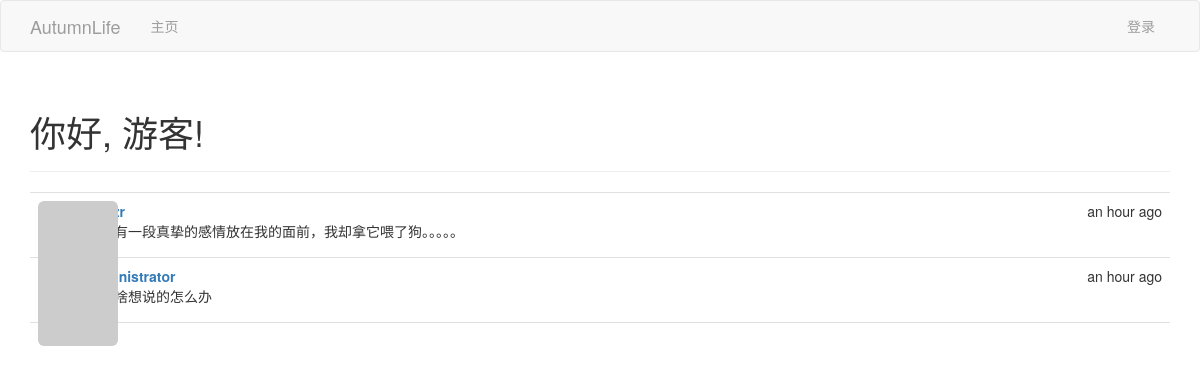
The page / on the database its author committed.
### app/models.py (models this page shows, shortened)
class Post(db.Model):
    __tablename__='posts'
    id = db.Column(db.Integer, primary_key=True)
    body = db.Column(db.Text)
    timestamp = db.Column(db.DateTime, index=True, default=datetime.now)
    author_id = db.Column(db.Integer, db.ForeignKey('users.id'))

class User(UserMixin, db.Model):
    __tablename__ = 'users'
    id = db.Column(db.Integer, primary_key=True)
    email = db.Column(db.String(64), unique=True, index=True)
    username = db.Column(db.String(64), unique=True, index=True)
    role_id = db.Column(db.Integer, db.ForeignKey('roles.id'))
    sex = db.Column(db.Integer, default=1)
    password_hash = db.Column(db.String(128))
    confirmed = db.Column(db.Boolean, default=False)
    name = db.Column(db.String(64))
    location = db.Column(db.String(64))  # 所在地
    about_me = db.Column(db.Text())  # 自我介绍
    member_since = db.Column(db.DateTime(),  default=datetime.now) # 注册日期
    last_seen = db.Column(db.DateTime(), default=datetime.now)  # 最后访问日期
    avatar_hash = db.Column(db.String(32))
    posts = db.relationship('Post', backref='author', lazy='dynamic')
    @property
    def password(self):     # 试图读取password的值将会报错
        raise AttributeError('password is not a readable attribute')
    def gravatar(self, size=100, default='identicon', rating='g'):
        if request.is_secure:
            url = 'https://secure.gravatar.com/avatar'
        else:
            url = 'http://www.gravatar.com/avatar'
        hhash = self.avatar_hash or hashlib.md5(self.email.encode('utf-8')).hexdigest()
        return '{url}/{hhash}?s={size}&d={default}&r={rating}'.format(
            url=url, hhash=hhash, size=size, default=default, rating=rating
        )

### app/main/views.py (the view)
@main.route('/', methods=['GET', 'POST'])
def index():
    form = PostForm()
    if current_user.can(Permission.WRITE_ARTICLE) and form.validate_on_submit and request.method == 'POST':
        post = Post(body=form.body.data,
                    author=current_user._get_current_object())
        db.session.add(post)
        db.session.commit()
        return redirect(url_for('.index'))
    posts = Post.query.order_by(Post.timestamp.desc()).all()
    return render_template('index.html', form=form, posts=posts)

### app/auth/views.py (called while the page is built)
@auth.before_app_request
def before_request():
    if current_user.is_authenticated:
        current_user.ping()
        if not current_user.confirmed \
                and request.endpoint[:5] != 'auth.' \
                and request.endpoint != 'static':
            return redirect(url_for('auth.unconfirmed'))

### app/main/__init__.py (called while the page is built)
@main.app_context_processor
def inject_permissions():
    return dict(Permission=Permission)

### app/models.py (called while the page is built)
    def can(self, permissions):
        return False

### app/templates/index.html (shortened to what this page needs)
{% extends "base.html" %}
{% import "bootstrap/wtf.html" as wtf %}
{% block page_content %}
<div class="page-header">
    <h1>你好, {% if current_user.is_authenticated %}{{ current_user.username }}{% else %}游客{% endif %}!</h1>
</div>
{% include '_posts.html' %}
{% endblock %}

### app/templates/_posts.html
<ul class="posts">
{% for post in posts %}
<li class="post">
    <div class="profile-thumbnail">
    <a href="{{ url_for('.user', username=post.author.username) }}">
        <img class="img-rounded profile-thumbnail" src="{{ post.author.gravatar(size=40) }}">
    </a>
    </div>
    <div class="post-content">
    <div class="post-date">{{ moment(post.timestamp).fromNow() }}</div>
    <div class="post-author">
        <a href="{{ url_for('.user', username=post.author.username) }}">
        {{ post.author.username }}
        </a>
    </div>
    <div class="post-body">{{ post.body }}</div>
    </div>
</li>
{% endfor %}
</ul>

### app/static/styles.css (style rules this page uses)
.profile-thumbnail { position: absolute; }
ul.posts { list-style-type: none; padding: 0px; margin: 16px 0px 0px 0px; border-top: 1px solid #e0e0e0; }
ul.posts li.post { padding: 8px; border-bottom: 1px solid #e0e0e0; }
div.post-date { float: right; }
div.post-author { font-weight: bold; }
div.post-content { margin-left: 48px; min-height: 48px; }

### rows shown on the page
Post: timestamp "an hour ago", body "曾经有一段真挚的感情放在我的面前，我却拿它喂了狗。。。。。"
Post: timestamp "an hour ago", author.username "administrator", body "我没啥想说的怎么办"
